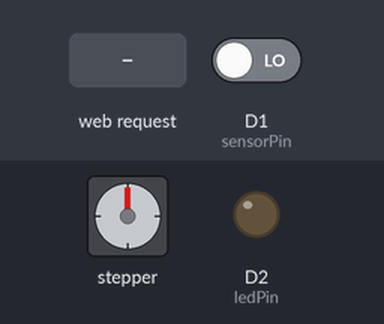
Bench run of a sketch on a simulated ESP8266 (NodeMCU). On the bench: stepper motor, output pins drawn as LEDs (lit = HIGH). The inputs (shaded band) are chosen by the test bench; at power-on: D1 (sensorPin) LOW. WiFi joins after 1.5 s; servers stay silent unless stated; stepper angles assume 4096 steps per turn; what the sketch prints to the serial monitor is not drawn.

Above: at 3.2 s.
3.3 s: HTTP request GET /control?cmd=1 received
At 3.45 s:
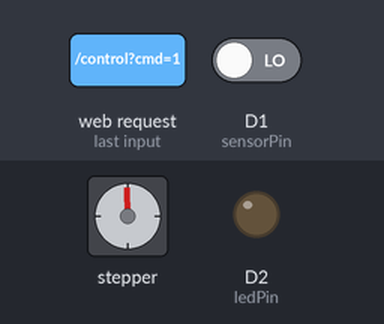
6.3 s: D1 (sensorPin) driven HIGH
At 7.1 s:
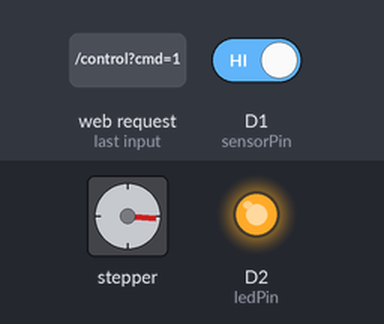
10.8 s: D1 (sensorPin) driven LOW
At 11.45 s:
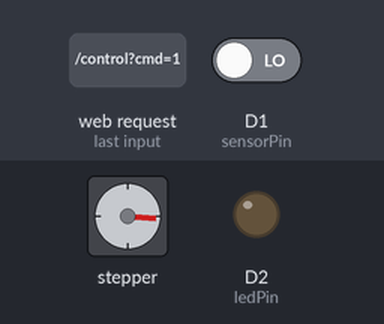
13.8 s: HTTP request GET /control?cmd=0 received
At 13.96 s:
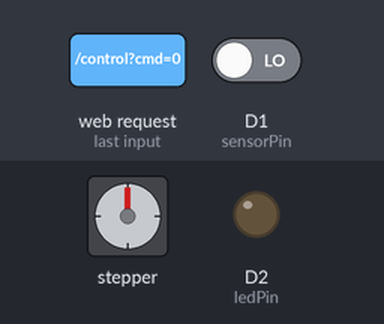
16.8 s: D1 (sensorPin) driven HIGH
At 17.5 s:
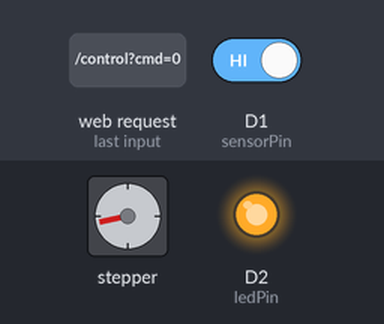
Timing chart, 0 to 19.3 s (numbered marks = the images above; inputs shaded):
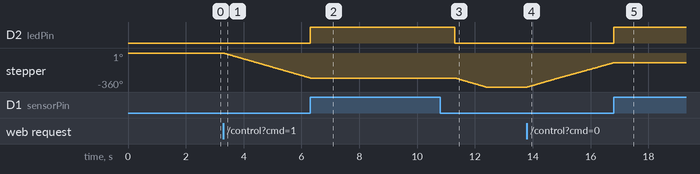

Measured:
- after the input at 3.3 s, stepper: keeps turning counter-clockwise at about 88°/s, starting at once
- after the input at 6.3 s, D2 (ledPin): LOW → HIGH at once; stepper: goes on until 6.3 s, then stays -265°
- after the input at 10.8 s, D2 (ledPin): HIGH → LOW after 0.50 s; stepper: turns 95° counter-clockwise in 1.1 s, starting after 0.52 s
- after the input at 13.8 s, stepper: keeps turning clockwise at about 86°/s, starting at once
- after the input at 16.8 s, D2 (ledPin): LOW → HIGH at once; stepper: stops changing and stays -103°

The sketch:

laundry_LED.ino
```cpp
#include <CheapStepper.h>//阳台节点
#include <ESP8266WiFi.h>
#include <WiFiClient.h>
#include <ESP8266WebServer.h>

const char* ssid = "2666";
const char* password = "12345678";
WiFiServer server(80);
const int sensorPin = D1;//定义人体传感器的引脚
const int ledPin = D2;  // 定义LED的引脚
bool moveClockwise = true;
unsigned long moveStartTime = 0;

CheapStepper stepper(D3,D7,D5,D6);//定义步进电机的引脚

//IPAddress staticIP(192, 168, 185,21);     // 设置你想要的固定IP地址
//IPAddress gateway(192, 168, 185, 211);        // 设置网关的IP地址
//IPAddress subnet(255, 255, 255, 0);       // 设置子网掩码

ESP8266WebServer httpServer(80);

void handleRoot() {
  String html = "<html><body>";
  html += "<h1>Stepper Motor and LED Control</h1>";
  html += "<p>Click the buttons below to control the motor and LED:</p>";
  html += "<button onclick=\"rotateClockwise()\">Rotate Clockwise</button>";
  html += "<button onclick=\"rotateCounterclockwise()\">Rotate Counterclockwise</button>";
  html += "<button onclick=\"toggleLED()\">Toggle LED</button>";
  html += "<script>";
  html += "function rotateClockwise() {";
  html += "  sendCommand('0');";
  html += "}";
  html += "function rotateCounterclockwise() {";
  html += "  sendCommand('1');";
  html += "}";
  html += "function toggleLED() {";
  html += "  sendCommand('2');";
  html += "}";
  html += "function sendCommand(command) {";
  html += "  var xhr = new XMLHttpRequest();";
  html += "  xhr.open('GET', '/control?cmd=' + command, true);";
  html += "  xhr.send();";
  html += "}";
  html += "</script>";
  html += "</body></html>";

  httpServer.send(200, "text/html", html);
}

void handleControl() {
  if (httpServer.hasArg("cmd")) {
    char command = httpServer.arg("cmd")[0];
    if (command == '0' && stepper.getStepsLeft() == 0) {
      moveClockwise = true;
      stepper.newMoveDegrees(moveClockwise, 360); // Move 360 degrees in the clockwise direction
      moveStartTime = millis();
      httpServer.send(200, "text/plain", "Rotating clockwise.");
    } else if (command == '1' && stepper.getStepsLeft() == 0) {
      moveClockwise = false;
      stepper.newMoveDegrees(moveClockwise, 360); // Move 360 degrees in the counterclockwise direction
      moveStartTime = millis();
      httpServer.send(200, "text/plain", "Rotating counterclockwise.");
    } else if (command == '2') {
      // 切换LED状态
      digitalWrite(ledPin, !digitalRead(ledPin));
      httpServer.send(200, "text/plain", "Toggled LED.");
    } else if (command == '3') {
      // 停止电机
      stepper.setRpm(0); // 将电机速度设置为0，停止运动
      httpServer.send(200, "text/plain", "Motor stopped.");
    }
  } else {
    httpServer.send(400, "text/plain", "Bad Request");
  }
}

void setup() {
  pinMode(ledPin, OUTPUT);  // 将LED引脚设置为输出
  digitalWrite(ledPin, LOW);  // 最初关闭LED

  stepper.setRpm(20);

  Serial.begin(9600);
  Serial.print("stepper RPM: ");
  Serial.print(stepper.getRpm());
  Serial.println();
  Serial.print("stepper delay (micros): ");
  Serial.print(stepper.getDelay());
  Serial.println();

  moveStartTime = millis();

  // 连接到WiFi网络
  WiFi.begin(ssid, password);
  //WiFi.config(staticIP, gateway, subnet);
  while (WiFi.status() != WL_CONNECTED) {
    delay(1000);
    Serial.println("Connecting to WiFi...");
  }
  Serial.println("Connected to WiFi");
  Serial.println(WiFi.localIP());


  httpServer.on("/", handleRoot);
  httpServer.on("/control", handleControl);

  httpServer.begin();

  Serial.println("HTTP server started.");
}

void loop() {
  httpServer.handleClient();

  // 检测红外传感器
  int irSensorValue = digitalRead(sensorPin);

  if (irSensorValue == HIGH) {
    // 有人接近，执行相应操作
    //Serial.println("Motion detected!");

    // 启动电机
   /* if (stepper.getStepsLeft() == 0) {
      stepper.setRpm(20);
      moveClockwise = !moveClockwise;
      stepper.newMoveDegrees(moveClockwise, 360);
      moveStartTime = millis();
      Serial.println("Rotating.");
    }*/

    // 打开LED
    digitalWrite(ledPin, HIGH);

    // 延时5秒
    delay(5000);

    // 关闭LED
    digitalWrite(ledPin, LOW);
  }

  // 如果电机运动完成，停止电机
  if (stepper.getStepsLeft() == 0) {
    stepper.setRpm(0);
    //Serial.println("Motor stopped.");
  }

  stepper.run();
}
```
